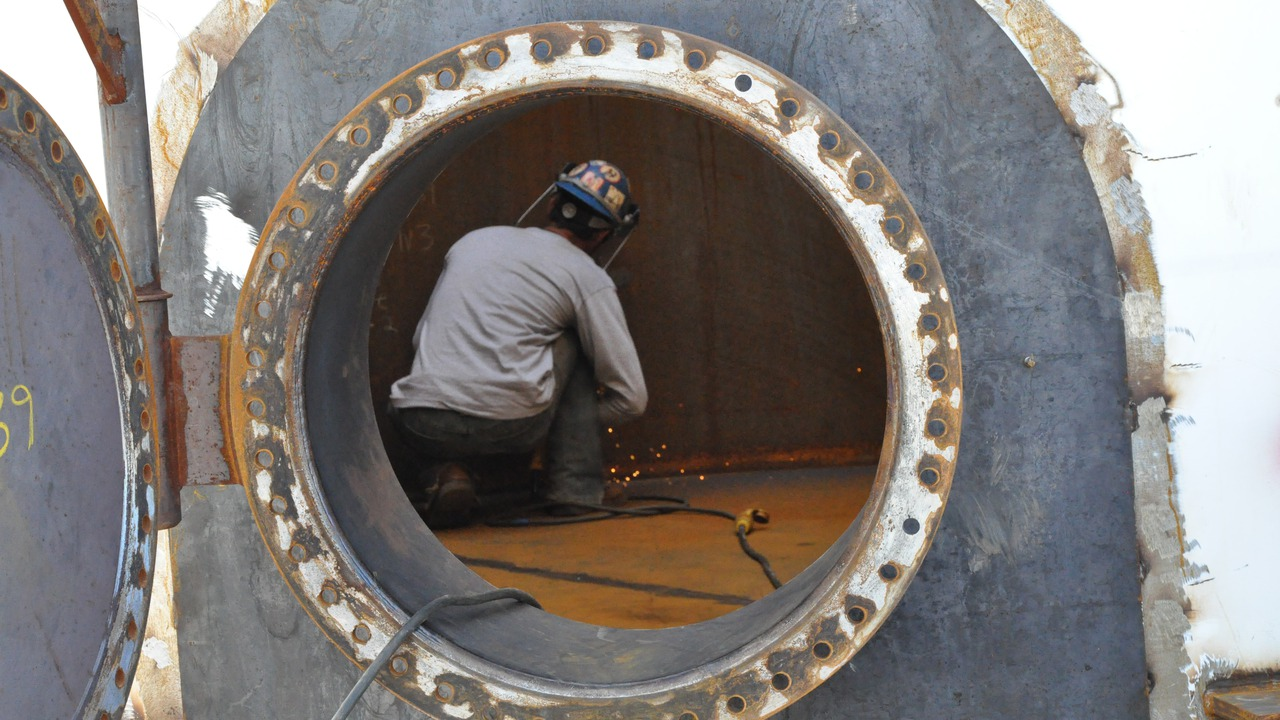
#> input picture dataset/images/visual_security/chemical__chemical_storage_tanks.jpg, 1280 x 720 px
$ python -i clean_image_candidates_strict.py   (imports and definitions only)   (older library calls are emulated)
#> lines starting #> are read from the running program, lines starting #| are printed output that depends on the picture
#!/usr/bin/env python3
"""Build a strict clean pool from dataset/images_candidates and remove old pools."""

from __future__ import annotations

import argparse
import csv
import json
import os
import re
import shutil
from collections import Counter
from pathlib import Path

import cv2
import numpy as np
from PIL import Image


ROOT = Path(__file__).resolve().parents[1]
IMAGE_SUFFIXES = {".jpg", ".jpeg", ".png", ".webp"}
DOMAIN_NAMES = {
    "visual_security",
    "embodied_robotics",
    "heavy_load_construction",
    "precision_defect_gen",
    "extreme_emergency",
}


def _repo_path(path: str | Path) -> Path:
    path = Path(path)
    return path if path.is_absolute() else ROOT / path


# [74 lines left out: functions _as_rel, _require_within, _load_scene_domains, _iter_images, _candidate_scene, _average_hash and 1 more, not called in this run]


def _hamming(a: str, b: str) -> int:
    return int.bit_count(int(a, 16) ^ int(b, 16))


def _metrics(path: Path) -> dict[str, float | int]:
    with Image.open(path) as image:
#> image is the input picture: PIL image 1280x720 RGB; mean R, G, B 127.5, 122.8, 120.1
        image = image.convert("RGB")
        width, height = image.size
#> width = 1280; height = 720
        arr = np.array(image)
    gray = cv2.cvtColor(arr, cv2.COLOR_RGB2GRAY)
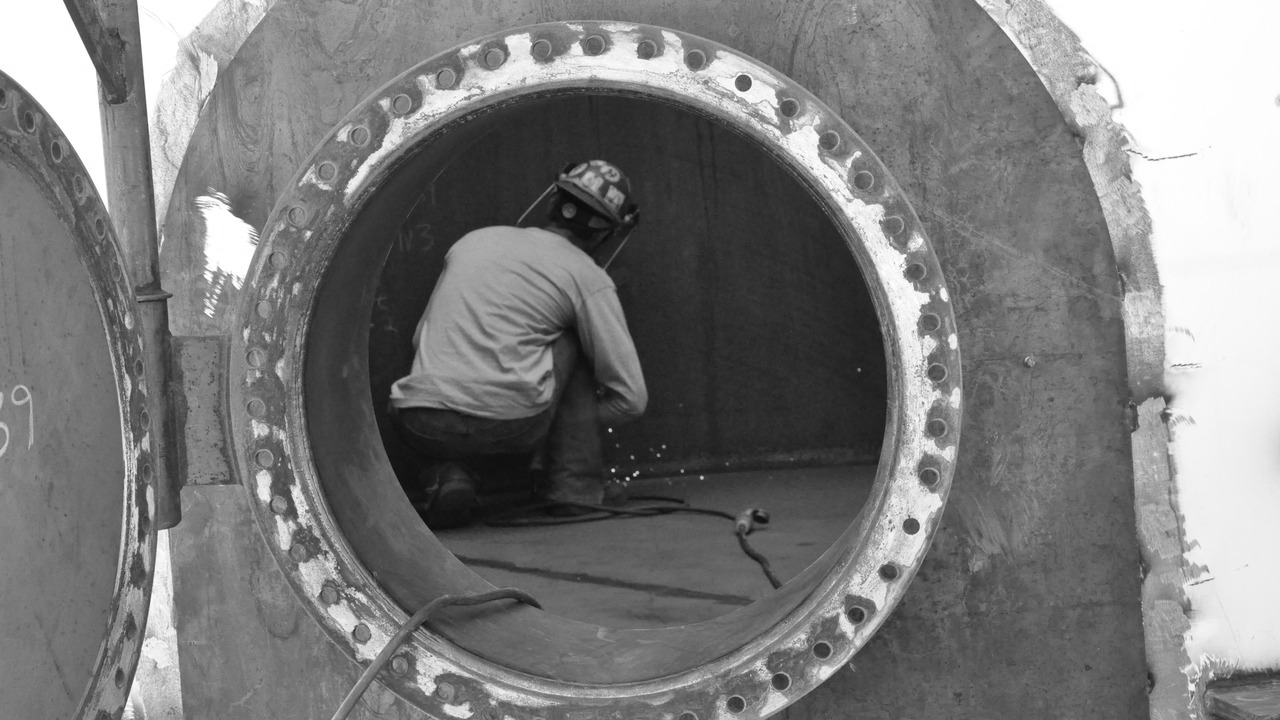
#> gray: shape (720, 1280); min 11, max 255, mean 123.9
    laplacian_var = float(cv2.Laplacian(gray, cv2.CV_64F).var())
#> laplacian_var = 399.2
    edges = cv2.Canny(gray, 80, 160)
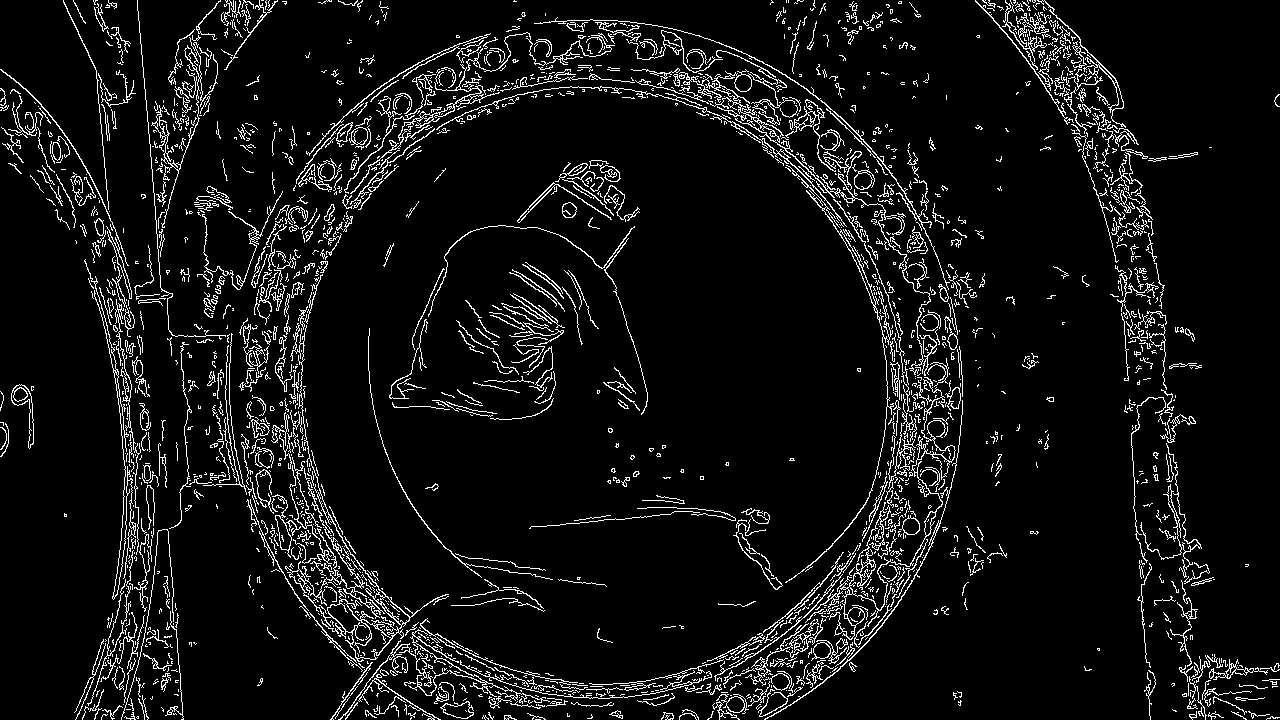
#> edges: shape (720, 1280); 7% white in thin lines or dots
    edge_density = float(np.mean(edges > 0))
#> edge_density = 0.0702
    white_ratio = float(np.mean((arr[:, :, 0] > 238) & (arr[:, :, 1] > 238) & (arr[:, :, 2] > 238)))
#> white_ratio = 0.0817
    return {
        "width": width,
        "height": height,
        "short_side": min(width, height),
        "pixels": width * height,
        "laplacian_var": laplacian_var,
        "edge_density": edge_density,
        "white_ratio": white_ratio,
    }


# [220 lines left out: functions _quality_reason, _accepted_report_paths, _existing_hashes, _next_ref_path, _copy_jpeg, _safe_remove_old_dirs and 2 more, not called in this run]


# [2 lines not run here, left out]

>>> result = _metrics('../dataset/images/visual_security/chemical__chemical_storage_tanks.jpg')
#> result = {'width': 1280, 'height': 720, 'short_side': 720, 'pixels': 921600, 'laplacian_var': 399.2, 'edge_density': 0.0702, 'white_ratio': 0.0817}

$ run again, on dataset/images/visual_security/construction__tower_crane_luffing_jib.jpg
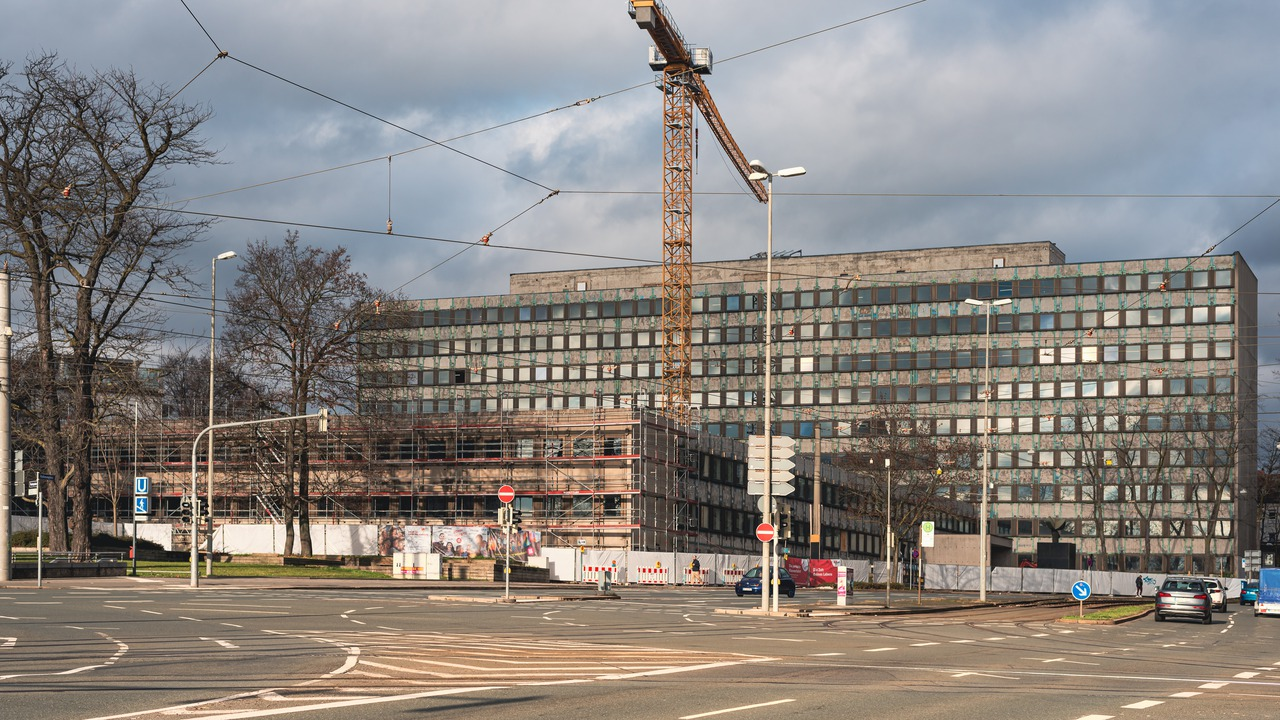
#> input picture dataset/images/visual_security/construction__tower_crane_luffing_jib.jpg, 1280 x 720 px
#> in _metrics, image is the input picture: PIL image 1280x720 RGB; mean R, G, B 138.1, 132.6, 128
#> in _metrics, `gray = cv2.cvtColor(arr, cv2.COLOR_RGB2GRAY)`:
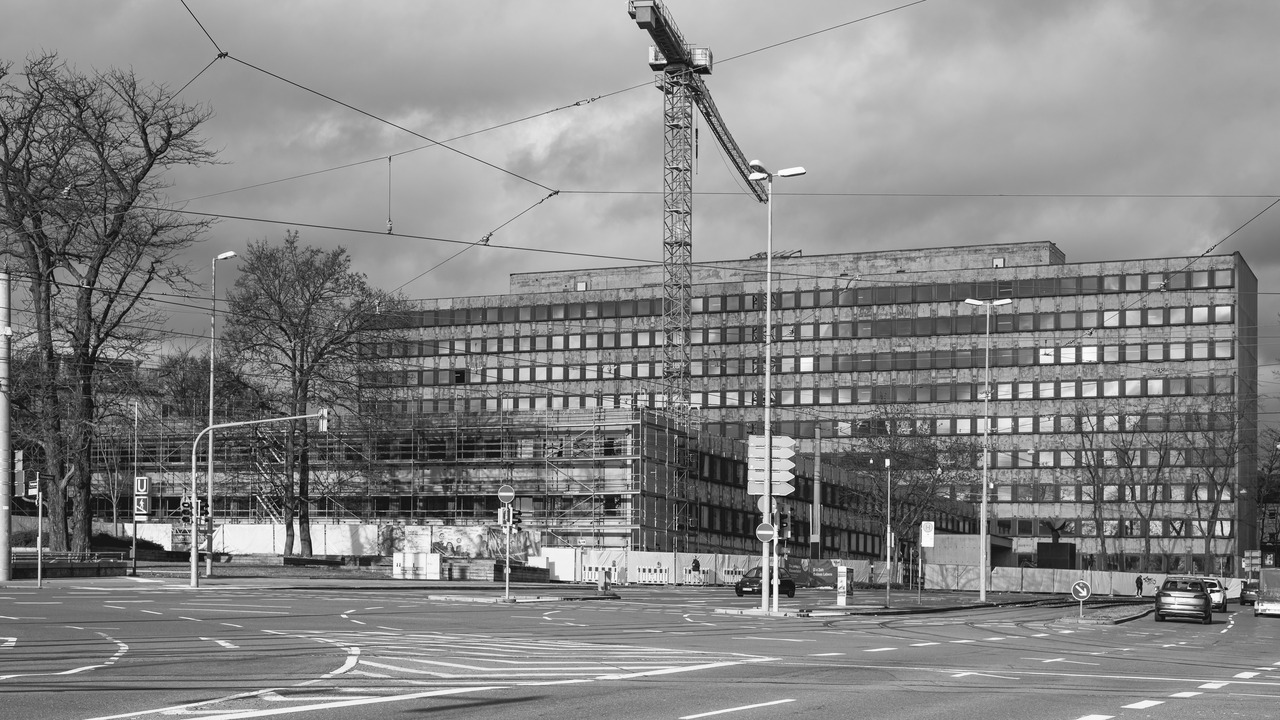
#> gray: shape (720, 1280); min 1, max 255, mean 133.7
#> laplacian_var = 2602.9
#> in _metrics, `edges = cv2.Canny(gray, 80, 160)`:
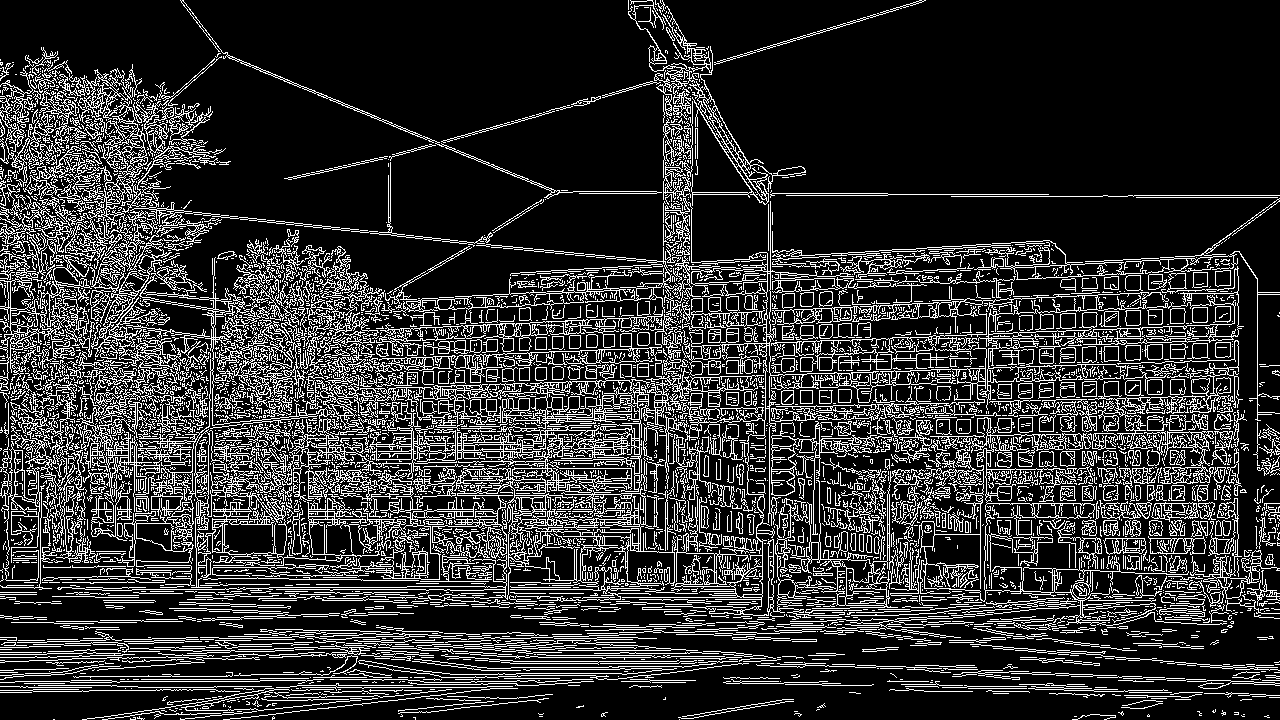
#> edges: shape (720, 1280); 19.1% white in thin lines or dots
#> edge_density = 0.191
#> white_ratio = 0.000378
#> result = {'width': 1280, 'height': 720, 'short_side': 720, 'pixels': 921600, 'laplacian_var': 2602.9, 'edge_density': 0.191, 'white_ratio': 0.000378}

$ run again, on dataset/images/visual_security/construction__veh_014.jpg
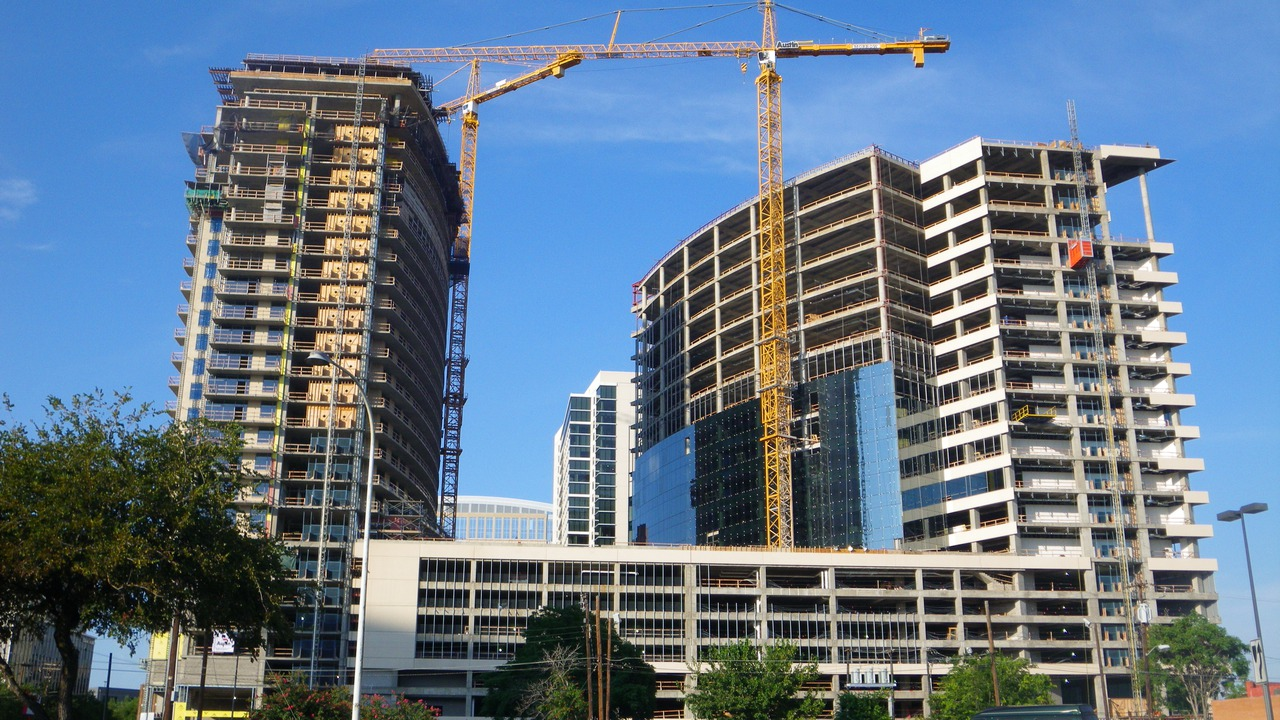
#> input picture dataset/images/visual_security/construction__veh_014.jpg, 1280 x 720 px
#> in _metrics, image is the input picture: PIL image 1280x720 RGB; mean R, G, B 99.8, 119.7, 138.9
#> in _metrics, `gray = cv2.cvtColor(arr, cv2.COLOR_RGB2GRAY)`:
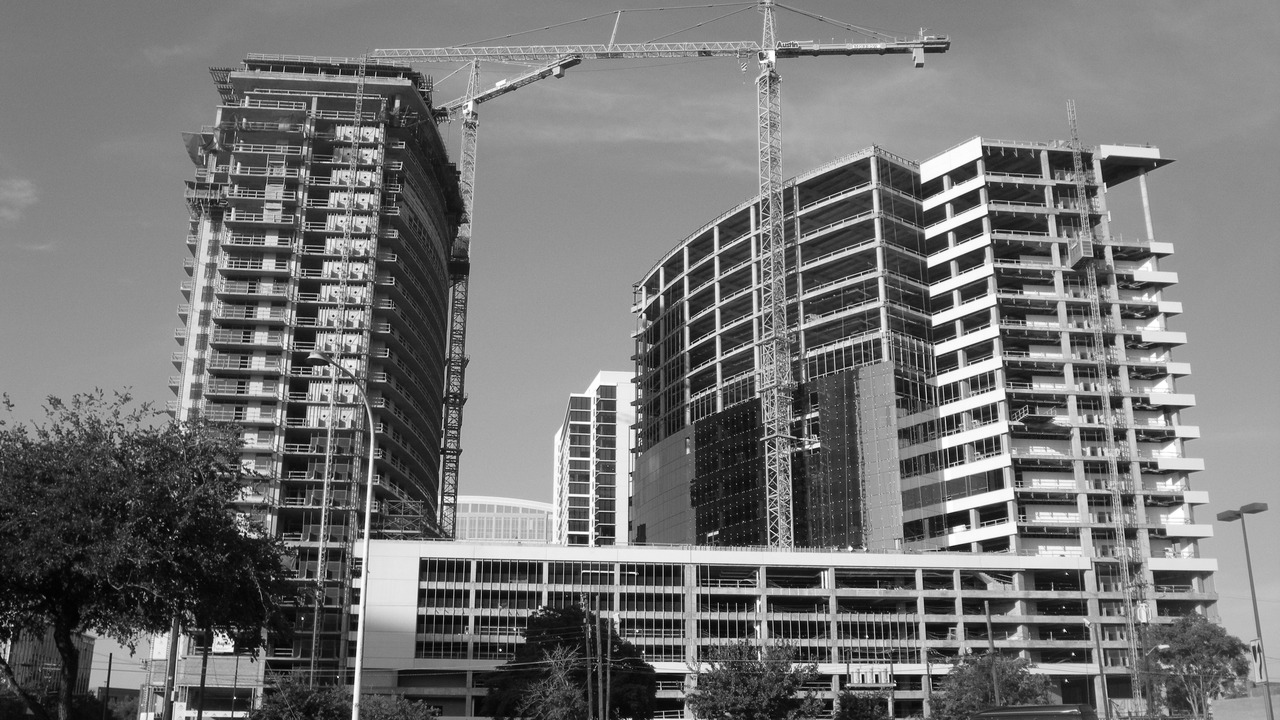
#> gray: shape (720, 1280); min 0, max 255, mean 115.9
#> laplacian_var = 2816.2
#> in _metrics, `edges = cv2.Canny(gray, 80, 160)`:
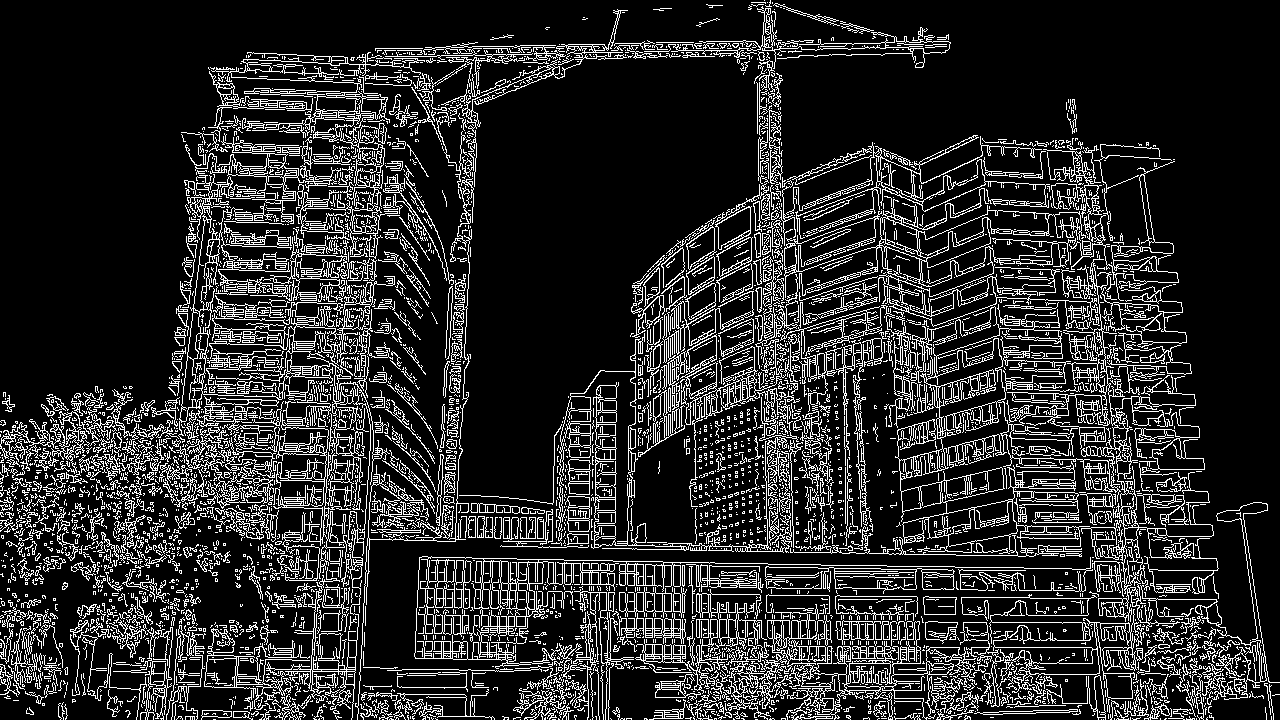
#> edges: shape (720, 1280); 16.3% white in thin lines or dots
#> edge_density = 0.163
#> white_ratio = 0.00927
#> result = {'width': 1280, 'height': 720, 'short_side': 720, 'pixels': 921600, 'laplacian_var': 2816.2, 'edge_density': 0.163, 'white_ratio': 0.00927}
